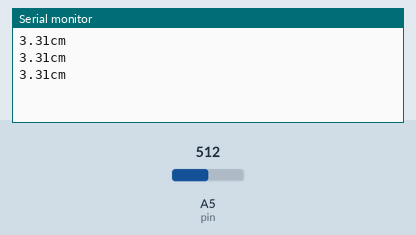
The sketch below on a simulated Arduino Uno, built with avr-gcc and run on an emulated ATmega328P. On the bench: the last lines printed to the serial monitor. The test bench sets the inputs (shaded band); at power-on: A5 (pin) = 512.

Above: at 1.3 s.
1.4 s: A5 (pin) set to 0
At 1.9 s:
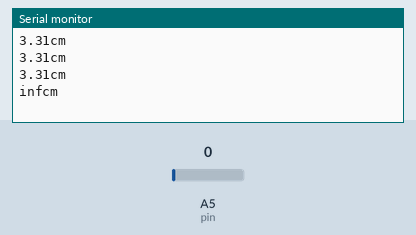
3.5 s: A5 (pin) set to 20
At 3.9 s:
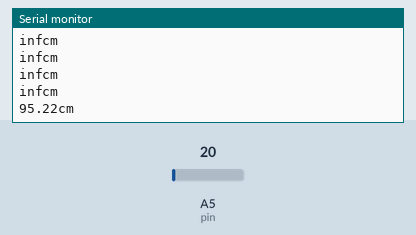

The sketch:

SimpleIR.ino
```cpp
/******** start code ********/
/*
 *  created     2013-07-12
 *  by      lisper (leyapin@gmail.com)
 *  function    test gp2d12, read value from A0
 *
 *      VCC -- VCC
 *      GND -- GND
 *      Signal -- Analog 5
 */

#define pin A5

void setup () {
    Serial.begin (9600);
    pinMode (pin, INPUT);
}

void loop () {
    //uint16_t value = analogRead (pin);
    float value = analogRead (pin);
    float filtvalue = 2121.3*(pow(value,-1.036));
    uint16_t range = get_gp2d12 (value);
    Serial.print(filtvalue,2);
    Serial.print("cm");
    Serial.println("");
    delay (500);
}

uint16_t get_gp2d12 (uint16_t value) {
    if (value < 10) value = 10;
    return ((67870.0 / (value - 3.0)) - 40.0);
}

/******** end code ********/
```

Measured:
- after the input at 1.4 s, the serial monitor: prints a new line after 0.10 s (image 1)
- after the input at 3.5 s, the serial monitor: prints a new line at once (image 2)
